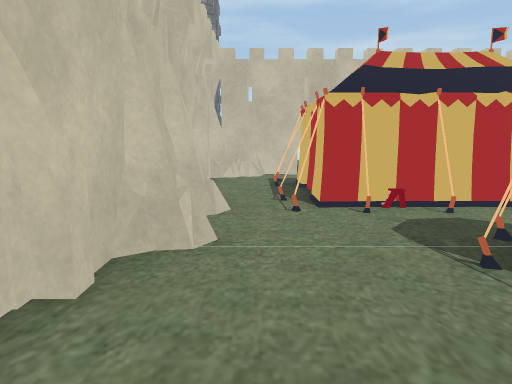
view 1 (above)

12 first-person views from a walk through a 3-D level made in the Unity game engine. The camera is 1.2 m above the floor, tilts 8° down and sees 70° across. The floor is counted in squares, 1 m on a side. Each view is taken from the middle of a square. On the plan, view 1 faces up. The plan holds only what a view shows up to about 15 squares ahead; the rest is blank. The place goes on beyond the plan. Some animated figures are left out. Some surface patterns are stand-ins.

view 2
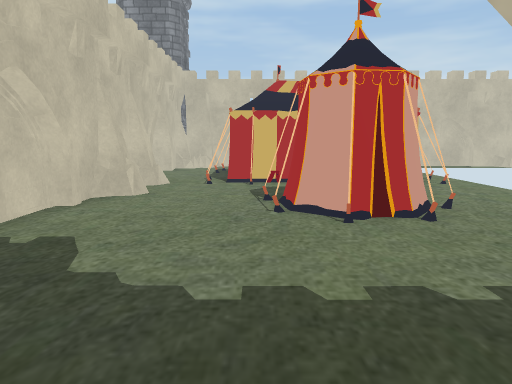

view 3
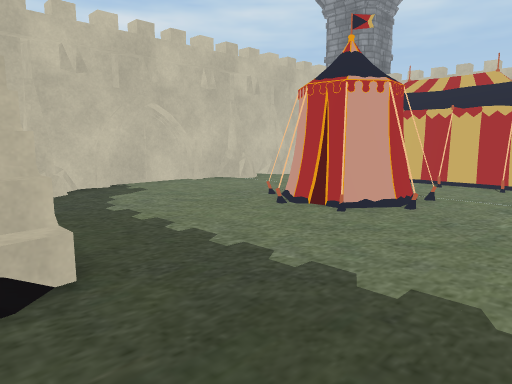

view 4
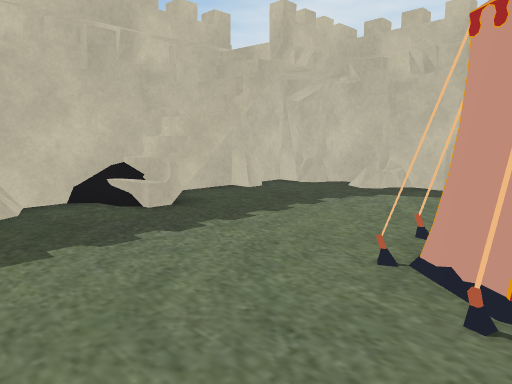

view 5
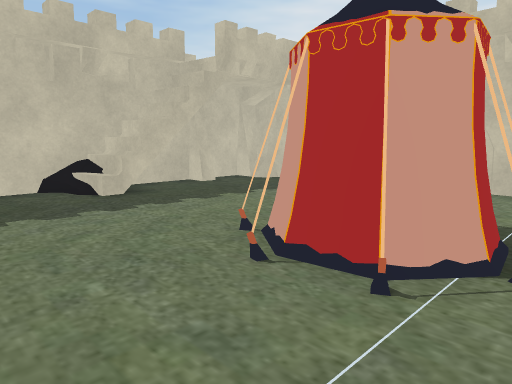

view 6
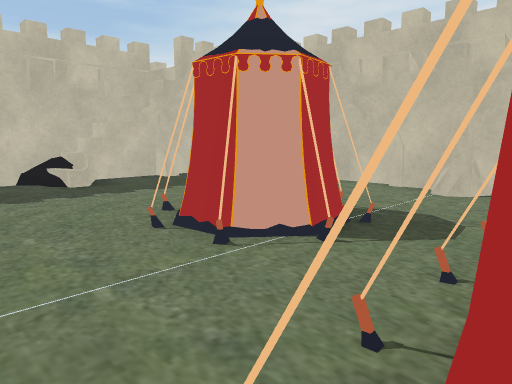

view 7
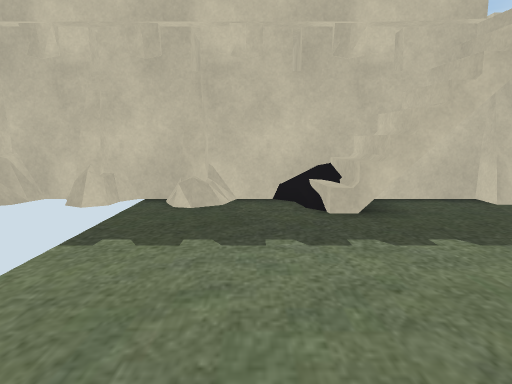

view 8
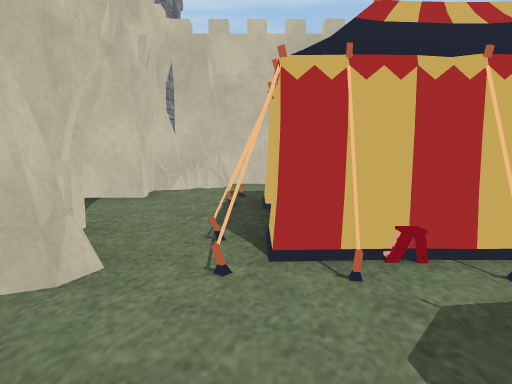

view 9
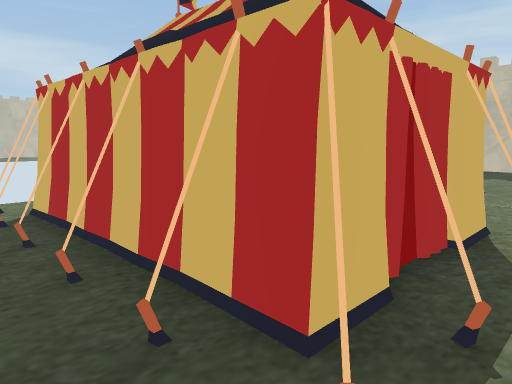

view 10
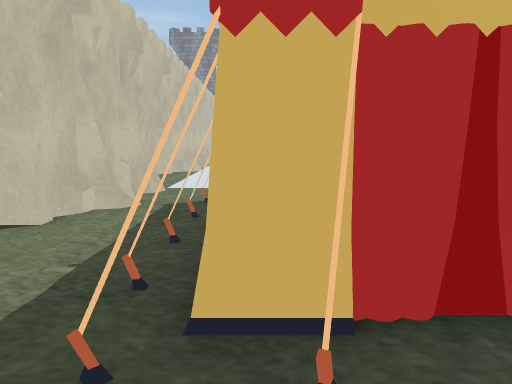

view 11
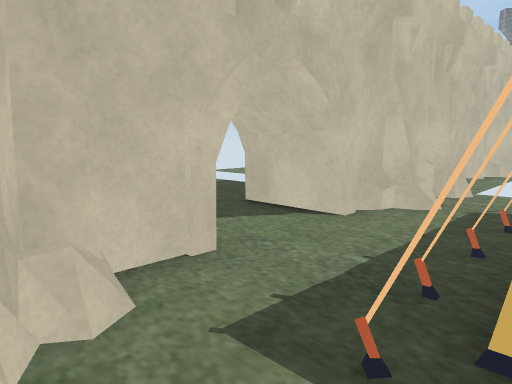

view 12
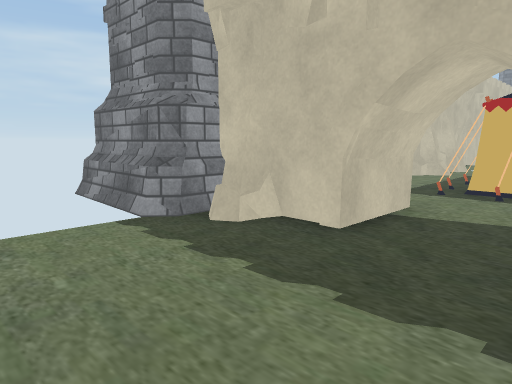

### Floor plan
Points are (right, up) in squares from view 1. A wall is a line through its corners. A room is listed if a view was taken in it or the views show most of it. See-through windows are left out.
Room 1 (views 1, 2, 3, 4, 5, 7, 8)
walls: (-1.3, 2.4) (-1.9, 2.3); (-1.5, 0.5) (-1.5, -1.4) (-0.8, -1.4); (1.4, -3.9) (1.4, -4.5) (9.5, -4.5); (-1.1, -1.4) (-1.1, -1.9); (6.8, -4.1) (7.5, -4.1); (1, -4.1) (1.5, -4.1); (-1.8, 2.7) (-1.8, 0) (-1.3, 0); (-1.2, 4.1) (-1.5, 4.1); (-1.5, -1.8) (-1.5, -3.1); (-1.5, 4) (-1.5, 2.1); (-1, 4.8) (-1, 4.1); (-1.2, 4.6) (-1.2, 4); (7, -4.6) (7, -4.1); (-0.7, -3.4) (-0.7, -4.5) (0.9, -4.5); (-1.1, -3.3) (-1.1, -3.9); (-1.1, -4) (-1.1, -4.5); (-1.5, -4) (-1.5, -4.5); (-1.5, 6.1) (-1.5, 4.6); (-1, 6.6) (-1, 6.1); (9, -4.6) (9, -4); (-1.1, 6.6) (-1.1, 6.1)
low walls: (3.4, -2.9) (3.5, -4.3); (2.9, -3) (3, -4.1); (4.4, -3.4) (4.4, -3.9); (3.9, -3.5) (4, -4.6); (-0.6, -1.7) (-0.8, -2.1); (6.7, -3.9) (7.1, -3.6) (7.5, -3.8); (-0.7, 4.1) (-1.2, 4) (-1.5, 3.8); (0.9, -3.9) (1.4, -3.9); (-0.8, 4.4) (-1.5, 4); (6.8, -4.3) (6.8, -4.1); (-1.5, -3.1) (-0.7, -3.4); (-0.6, 6.4) (-0.8, 6); (8.8, -4.3) (8.9, -3.8) (9.1, -3.7); (8.7, -4.6) (9.1, -4)
ways out: opening at (8, 7) to room 2; opening at (0, 7) to room 6; gap at (9, -4)
objects: other object (1, 6) to (7, 11); other object (3, 2) to (5, 4)
Room 2 (view 6)
walls: (8, 12.8) (7.5, 12.8)
ways out: opening at (8, 7) to room 1
Room 3 (views 9, 10, 11)
walls: (-1.1, 12.1) (-1.5, 12.1); (0.1, 12.7) (-0.5, 12.7); (-1.5, 11.9) (-1.5, 10.4); (0.1, 12.8) (-0.6, 12.8); (-0.9, 12.6) (-0.9, 12.1); (-1, 12.6) (-1.1, 12)
low walls: (-1.1, 12) (-1.5, 11.9)
ways out: opening at (1.5, 11.5) to room 5; opening at (-0.5, 10) to room 6
Room 4 (view 12)
walls: (-1.5, 10.4) (-3.6, 10.3) (-3.6, 11.9); (-1.3, 10.6) (-3.8, 10.6)
low walls: (-3.6, 11.9) (-4.3, 12.1)
ways out: opening at (-2, 9) to room 6
Room 5 (no view inside)
walls: (6.1, 12.7) (5.6, 12.7); (5.6, 13.2) (3.8, 13.2); (2, 13.2) (0.2, 13.2)
low walls: (5.1, 12.9) (4.8, 13.3); (5.6, 12.9) (5, 13.2); (6, 12.6) (4.9, 13.1)
ways out: opening at (1.5, 11.5) to room 3; opening at (3, 13)
Room 6 (no view inside)
walls: (-1.5, 8.5) (-1.5, 6.9)
ways out: opening at (0, 7) to room 1; opening at (-0.5, 10) to room 3; opening at (-2, 9) to room 4

Positions as (right, up) in squares from view 1, and headings:
1: (0, 0), facing up
2: (2, -4), facing up
3: (8, -4), facing up-left
4: (8, 3), facing down-left
5: (8, 5), facing down-left
6: (8, 7), facing down-left
7: (6, 3), facing down
8: (1, 3), facing up
9: (0, 12), facing down-right
10: (-1, 10), facing right
11: (-1, 10), facing up-right
12: (-8, 8), facing up-right
